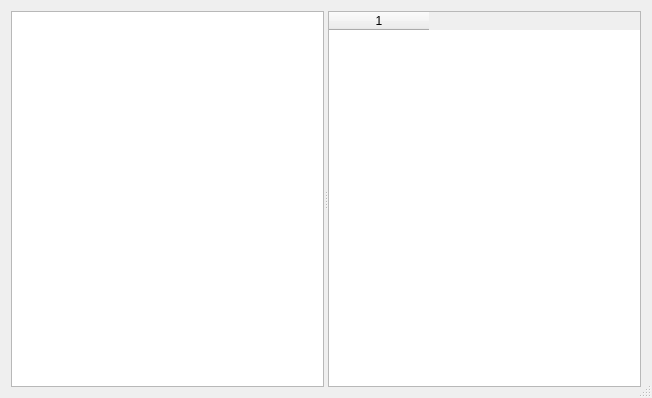
<?xml version="1.0" encoding="UTF-8"?>
<ui version="4.0">
 <class>CustomPropsEditor</class>
 <widget class="QDialog" name="CustomPropsEditor">
  <property name="geometry">
   <rect>
    <x>0</x>
    <y>0</y>
    <width>652</width>
    <height>398</height>
   </rect>
  </property>
  <property name="windowTitle">
   <string>Custom Props Editor</string>
  </property>
  <property name="sizeGripEnabled">
   <bool>true</bool>
  </property>
  <layout class="QVBoxLayout" name="verticalLayout">
   <item>
    <widget class="QSplitter" name="splitter">
     <property name="orientation">
      <enum>Qt::Horizontal</enum>
     </property>
     <widget class="QWidget" name="layoutWidget">
      <layout class="QVBoxLayout" name="customPropsLayout">
       <property name="spacing">
        <number>0</number>
       </property>
       <item>
        <widget class="QTableView" name="customPropsTable">
         <property name="selectionBehavior">
          <enum>QAbstractItemView::SelectRows</enum>
         </property>
         <attribute name="horizontalHeaderHighlightSections">
          <bool>false</bool>
         </attribute>
         <attribute name="verticalHeaderVisible">
          <bool>false</bool>
         </attribute>
         <attribute name="verticalHeaderHighlightSections">
          <bool>false</bool>
         </attribute>
        </widget>
       </item>
      </layout>
     </widget>
     <widget class="QWidget" name="layoutWidget1">
      <layout class="QVBoxLayout" name="propsDetailsLayout">
       <property name="spacing">
        <number>0</number>
       </property>
       <item>
        <widget class="QTableWidget" name="detailsTable">
         <property name="minimumSize">
          <size>
           <width>0</width>
           <height>0</height>
          </size>
         </property>
         <property name="maximumSize">
          <size>
           <width>16777215</width>
           <height>16777215</height>
          </size>
         </property>
         <property name="mouseTracking">
          <bool>false</bool>
         </property>
         <property name="layoutDirection">
          <enum>Qt::LeftToRight</enum>
         </property>
         <property name="autoFillBackground">
          <bool>false</bool>
         </property>
         <property name="rowCount">
          <number>0</number>
         </property>
         <property name="columnCount">
          <number>1</number>
         </property>
         <column/>
        </widget>
       </item>
      </layout>
     </widget>
    </widget>
   </item>
  </layout>
  <action name="actionSave">
   <property name="text">
    <string>Save...</string>
   </property>
   <property name="toolTip">
    <string>Save Custom Props</string>
   </property>
  </action>
  <action name="actionLoad">
   <property name="text">
    <string>Load...</string>
   </property>
   <property name="iconText">
    <string>Load</string>
   </property>
   <property name="toolTip">
    <string>Load Button</string>
   </property>
  </action>
  <action name="actionDebug">
   <property name="text">
    <string>Debug...</string>
   </property>
   <property name="toolTip">
    <string>Debug</string>
   </property>
  </action>
 </widget>
 <resources/>
 <connections/>
</ui>
